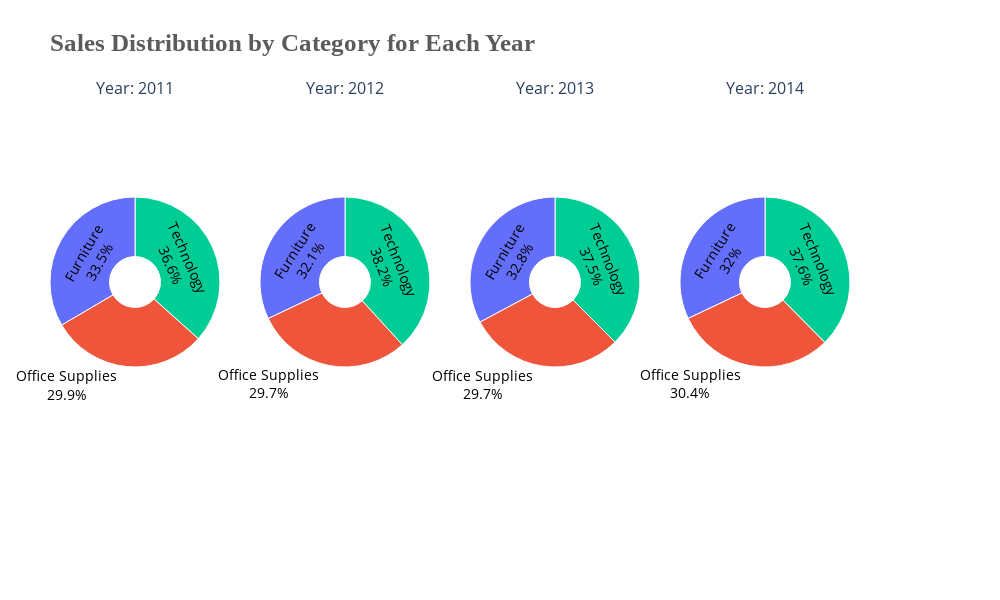

Notebook source saved alongside this figure:
### Code cell
#Pie chart for total sales for each category year-wise
yearly_category_sales = data.groupby(['Order Year', 'Category']).agg({'Sales': 'sum'}).reset_index()
years = sorted(yearly_category_sales['Order Year'].unique())

fig = sp.make_subplots(
    rows=1,
    cols=len(years),
    subplot_titles=[f'Year: {year}' for year in years],
    specs=[[{'type': 'pie'} for _ in years]],
    horizontal_spacing=0.05  
)
color_palette = px.colors.qualitative.Plotly

for i, year in enumerate(years):
    year_data = yearly_category_sales[yearly_category_sales['Order Year'] == year]    
    fig.add_trace(
        go.Pie(
            labels=year_data['Category'],
            values=year_data['Sales'],
            name=f'Sales Distribution - {year}',
            marker=dict(colors=color_palette[:len(year_data)]),
            textinfo='label+percent',
            hole=0.3,  
            showlegend=False 
        ),
        row=1, col=i + 1
    )

fig.update_layout(
    title_text='<b>Sales Distribution by Category for Each Year</b>',
    title_font=dict(size=25, family="Liberation Serif", color="#5b5b5b"),
    plot_bgcolor='white',
    height=600,  
    width=250 * len(years),  
    showlegend=True,  
    legend_title='Category',
    legend=dict(
        x=1,  
        y=1,
        traceorder='normal',
        orientation='v',
        title_font=dict(size=14, family="Liberation Serif"),
        font=dict(size=12, color='black')
    ),
    margin=dict(t=100, b=50, l=50, r=150)  
)

fig.update_traces(
    textfont=dict(size=14, color='black'),
    marker=dict(line=dict(color='white', width=1)) 
)
fig.show()

### Figure 1 — Plotly figure (JSON) as saved in the notebook; plotly's stock layout.template omitted (floating-point values rounded to 4 significant figures)
{"data": [{"domain": {"x": [0, 0.2125], "y": [0, 1]}, "hole": 0.3, "labels": ["Furniture", "Office Supplies", "Technology"], "marker": {"colors": ["#636EFA", "#EF553B", "#00CC96"], "line": {"color": "white", "width": 1}}, "name": "Sales Distribution - 2011", "showlegend": false, "textfont": {"color": "black", "size": 14}, "textinfo": "label+percent", "type": "pie", "values": [756200.0, 675600.0, 827700.0]}, {"domain": {"x": [0.2625, 0.475], "y": [0, 1]}, "hole": 0.3, "labels": ["Furniture", "Office Supplies", "Technology"], "marker": {"colors": ["#636EFA", "#EF553B", "#00CC96"], "line": {"color": "white", "width": 1}}, "name": "Sales Distribution - 2012", "showlegend": false, "textfont": {"color": "black", "size": 14}, "textinfo": "label+percent", "type": "pie", "values": [858900.0, 795100.0, 1023000.0]}, {"domain": {"x": [0.525, 0.7375], "y": [0, 1]}, "hole": 0.3, "labels": ["Furniture", "Office Supplies", "Technology"], "marker": {"colors": ["#636EFA", "#EF553B", "#00CC96"], "line": {"color": "white", "width": 1}}, "name": "Sales Distribution - 2013", "showlegend": false, "textfont": {"color": "black", "size": 14}, "textinfo": "label+percent", "type": "pie", "values": [1118000.0, 1011000.0, 1277000.0]}, {"domain": {"x": [0.7875, 1], "y": [0, 1]}, "hole": 0.3, "labels": ["Furniture", "Office Supplies", "Technology"], "marker": {"colors": ["#636EFA", "#EF553B", "#00CC96"], "line": {"color": "white", "width": 1}}, "name": "Sales Distribution - 2014", "showlegend": false, "textfont": {"color": "black", "size": 14}, "textinfo": "label+percent", "type": "pie", "values": [1378000.0, 1306000.0, 1616000.0]}], "layout": {"annotations": [{"font": {"size": 16}, "showarrow": false, "text": "Year: 2011", "x": 0.1062, "xanchor": "center", "xref": "paper", "y": 1, "yanchor": "bottom", "yref": "paper"}, {"font": {"size": 16}, "showarrow": false, "text": "Year: 2012", "x": 0.3688, "xanchor": "center", "xref": "paper", "y": 1, "yanchor": "bottom", "yref": "paper"}, {"font": {"size": 16}, "showarrow": false, "text": "Year: 2013", "x": 0.6313, "xanchor": "center", "xref": "paper", "y": 1, "yanchor": "bottom", "yref": "paper"}, {"font": {"size": 16}, "showarrow": false, "text": "Year: 2014", "x": 0.8938, "xanchor": "center", "xref": "paper", "y": 1, "yanchor": "bottom", "yref": "paper"}], "height": 600, "legend": {"font": {"color": "black", "size": 12}, "orientation": "v", "title": {"font": {"family": "Liberation Serif", "size": 14}, "text": "Category"}, "traceorder": "normal", "x": 1, "y": 1}, "margin": {"b": 50, "l": 50, "r": 150, "t": 100}, "plot_bgcolor": "white", "showlegend": true, "title": {"font": {"color": "#5b5b5b", "family": "Liberation Serif", "size": 25}, "text": "<b>Sales Distribution by Category for Each Year</b>"}, "width": 1000}}
